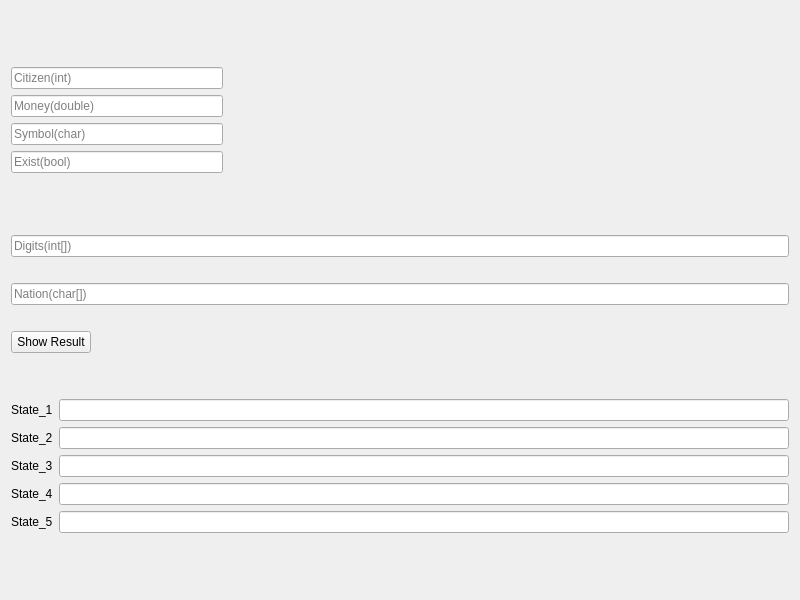
<?xml version="1.0" encoding="UTF-8"?>
<ui version="4.0">
 <class>Widget</class>
 <widget class="QWidget" name="Widget">
  <property name="geometry">
   <rect>
    <x>0</x>
    <y>0</y>
    <width>800</width>
    <height>600</height>
   </rect>
  </property>
  <property name="windowTitle">
   <string>Widget</string>
  </property>
  <layout class="QGridLayout" name="gridLayout">
   <item row="1" column="1">
    <spacer name="horizontalSpacer">
     <property name="orientation">
      <enum>Qt::Horizontal</enum>
     </property>
     <property name="sizeType">
      <enum>QSizePolicy::Fixed</enum>
     </property>
     <property name="sizeHint" stdset="0">
      <size>
       <width>560</width>
       <height>20</height>
      </size>
     </property>
    </spacer>
   </item>
   <item row="1" column="0">
    <layout class="QVBoxLayout" name="verticalLayout_2">
     <property name="sizeConstraint">
      <enum>QLayout::SetFixedSize</enum>
     </property>
     <item>
      <widget class="QLineEdit" name="citizen_int">
       <property name="placeholderText">
        <string>Citizen(int)</string>
       </property>
      </widget>
     </item>
     <item>
      <widget class="QLineEdit" name="money_double">
       <property name="placeholderText">
        <string>Money(double)</string>
       </property>
      </widget>
     </item>
     <item>
      <widget class="QLineEdit" name="symbol_char">
       <property name="placeholderText">
        <string>Symbol(char)</string>
       </property>
      </widget>
     </item>
     <item>
      <widget class="QLineEdit" name="exist_bool">
       <property name="placeholderText">
        <string>Exist(bool)</string>
       </property>
      </widget>
     </item>
    </layout>
   </item>
   <item row="3" column="0" colspan="2">
    <layout class="QVBoxLayout" name="verticalLayout_3">
     <property name="sizeConstraint">
      <enum>QLayout::SetMaximumSize</enum>
     </property>
     <item>
      <widget class="QLineEdit" name="digits_int_m">
       <property name="placeholderText">
        <string>Digits(int[])</string>
       </property>
      </widget>
     </item>
     <item>
      <spacer name="verticalSpacer_2">
       <property name="orientation">
        <enum>Qt::Vertical</enum>
       </property>
       <property name="sizeType">
        <enum>QSizePolicy::Fixed</enum>
       </property>
       <property name="sizeHint" stdset="0">
        <size>
         <width>20</width>
         <height>20</height>
        </size>
       </property>
      </spacer>
     </item>
     <item>
      <widget class="QLineEdit" name="nation_char_m">
       <property name="placeholderText">
        <string>Nation(char[])</string>
       </property>
      </widget>
     </item>
     <item>
      <spacer name="verticalSpacer">
       <property name="orientation">
        <enum>Qt::Vertical</enum>
       </property>
       <property name="sizeType">
        <enum>QSizePolicy::Fixed</enum>
       </property>
       <property name="sizeHint" stdset="0">
        <size>
         <width>20</width>
         <height>20</height>
        </size>
       </property>
      </spacer>
     </item>
     <item>
      <widget class="QPushButton" name="pushButton">
       <property name="sizePolicy">
        <sizepolicy hsizetype="Fixed" vsizetype="Fixed">
         <horstretch>0</horstretch>
         <verstretch>0</verstretch>
        </sizepolicy>
       </property>
       <property name="text">
        <string>Show Result</string>
       </property>
      </widget>
     </item>
     <item>
      <spacer name="verticalSpacer_3">
       <property name="orientation">
        <enum>Qt::Vertical</enum>
       </property>
       <property name="sizeType">
        <enum>QSizePolicy::Fixed</enum>
       </property>
       <property name="sizeHint" stdset="0">
        <size>
         <width>20</width>
         <height>40</height>
        </size>
       </property>
      </spacer>
     </item>
     <item>
      <layout class="QHBoxLayout" name="horizontalLayout">
       <item>
        <widget class="QLabel" name="label_state_1">
         <property name="text">
          <string>State_1</string>
         </property>
        </widget>
       </item>
       <item>
        <widget class="QLineEdit" name="State_1">
         <property name="text">
          <string/>
         </property>
         <property name="readOnly">
          <bool>true</bool>
         </property>
        </widget>
       </item>
      </layout>
     </item>
     <item>
      <layout class="QHBoxLayout" name="horizontalLayout_2">
       <item>
        <widget class="QLabel" name="label_state_2">
         <property name="text">
          <string>State_2</string>
         </property>
        </widget>
       </item>
       <item>
        <widget class="QLineEdit" name="State_2">
         <property name="sizePolicy">
          <sizepolicy hsizetype="Expanding" vsizetype="Fixed">
           <horstretch>0</horstretch>
           <verstretch>0</verstretch>
          </sizepolicy>
         </property>
         <property name="readOnly">
          <bool>true</bool>
         </property>
        </widget>
       </item>
      </layout>
     </item>
     <item>
      <layout class="QHBoxLayout" name="horizontalLayout_3">
       <item>
        <widget class="QLabel" name="label_state_3">
         <property name="text">
          <string>State_3</string>
         </property>
        </widget>
       </item>
       <item>
        <widget class="QLineEdit" name="State_3"/>
       </item>
      </layout>
     </item>
     <item>
      <layout class="QHBoxLayout" name="horizontalLayout_5">
       <item>
        <widget class="QLabel" name="label_state_4">
         <property name="text">
          <string>State_4</string>
         </property>
        </widget>
       </item>
       <item>
        <widget class="QLineEdit" name="State_4">
         <property name="readOnly">
          <bool>true</bool>
         </property>
        </widget>
       </item>
      </layout>
     </item>
     <item>
      <layout class="QHBoxLayout" name="horizontalLayout_4">
       <item>
        <widget class="QLabel" name="label_state_5">
         <property name="text">
          <string>State_5</string>
         </property>
        </widget>
       </item>
       <item>
        <widget class="QLineEdit" name="State_5">
         <property name="readOnly">
          <bool>true</bool>
         </property>
        </widget>
       </item>
      </layout>
     </item>
    </layout>
   </item>
  </layout>
 </widget>
 <resources/>
 <connections/>
</ui>
